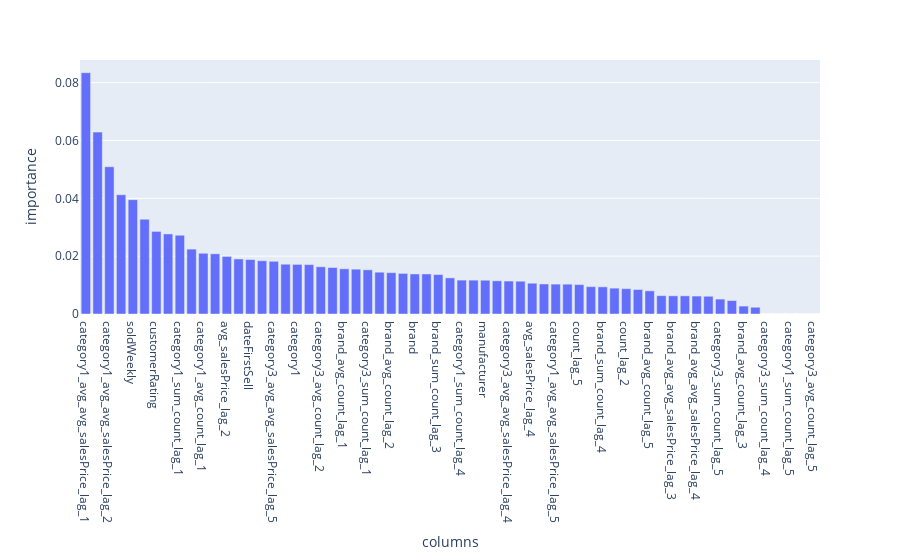

Notebook code for this chart:
### Code cell
import plotly_express as px
columns = X_train.columns
feature_importances = pd.DataFrame({'columns': columns,'importance':model.feature_importances_})
feature_importances = feature_importances.sort_values(by='importance',ascending=False)
px.bar(feature_importances,x='columns',y='importance')

### Figure 1 — Plotly figure (JSON) as saved in the notebook; plotly's stock layout.template omitted (floating-point values rounded to 4 significant figures)
{"data": [{"alignmentgroup": "True", "hovertemplate": "columns=%{x}<br>importance=%{y}<extra></extra>", "legendgroup": "", "marker": {"color": "#636efa"}, "name": "", "offsetgroup": "", "orientation": "v", "showlegend": false, "textposition": "auto", "type": "bar", "x": ["category1_avg_avg_salesPrice_lag_1", "category3_avg_avg_salesPrice_lag_1", "category1_avg_avg_salesPrice_lag_2", "category3", "soldWeekly", "category3_avg_avg_salesPrice_lag_2", "customerRating", "brand_sum_count_lag_1", "category1_sum_count_lag_1", "recentlySold", "category1_avg_count_lag_1", "category1_avg_count_lag_2", "avg_salesPrice_lag_2", "count_lag_1", "dateFirstSell", "category1_sum_count_lag_2", "category3_avg_avg_salesPrice_lag_5", "avg_salesPrice_lag_1", "category1", "category1_avg_count_lag_3", "category3_avg_count_lag_2", "category3_avg_count_lag_1", "brand_avg_count_lag_1", "brand_avg_avg_salesPrice_lag_2", "category3_sum_count_lag_1", "brand_sum_count_lag_5", "brand_avg_count_lag_2", "brand_sum_count_lag_2", "brand", "category1_sum_count_lag_3", "brand_sum_count_lag_3", "category3_avg_avg_salesPrice_lag_3", "category1_sum_count_lag_4", "brand_avg_avg_salesPrice_lag_1", "manufacturer", "category3_sum_count_lag_3", "category3_avg_avg_salesPrice_lag_4", "count_lag_4", "avg_salesPrice_lag_4", "count_lag_3", "category1_avg_avg_salesPrice_lag_5", "category1_avg_avg_salesPrice_lag_4", "count_lag_5", "category3_avg_count_lag_3", "brand_sum_count_lag_4", "brand_avg_avg_salesPrice_lag_5", "count_lag_2", "category3_sum_count_lag_2", "brand_avg_count_lag_5", "avg_salesPrice_lag_3", "brand_avg_avg_salesPrice_lag_3", "brand_avg_count_lag_4", "brand_avg_avg_salesPrice_lag_4", "category1_avg_avg_salesPrice_lag_3", "category3_sum_count_lag_5", "avg_salesPrice_lag_5", "brand_avg_count_lag_3", "category3_avg_count_lag_4", "category3_sum_count_lag_4", "category1_avg_count_lag_4", "category1_sum_count_lag_5", "category1_avg_count_lag_5", "category3_avg_count_lag_5"], "xaxis": "x", "y": [0.08343, 0.06288, 0.05091, 0.04123, 0.03953, 0.03278, 0.02856, 0.02768, 0.02722, 0.02244, 0.02099, 0.02081, 0.0199, 0.01903, 0.01882, 0.01841, 0.01822, 0.01721, 0.01715, 0.01708, 0.01633, 0.01608, 0.01563, 0.0155, 0.01527, 0.01445, 0.01428, 0.01403, 0.01385, 0.01385, 0.01364, 0.01249, 0.01172, 0.01171, 0.01168, 0.01148, 0.01139, 0.01133, 0.01064, 0.01039, 0.01033, 0.01031, 0.01017, 0.009454, 0.009393, 0.008945, 0.008752, 0.008473, 0.00801, 0.006345, 0.006289, 0.006284, 0.006211, 0.006136, 0.005154, 0.004652, 0.00274, 0.002335, 0, 0, 0, 0, 0], "yaxis": "y"}], "layout": {"barmode": "relative", "legend": {"tracegroupgap": 0}, "margin": {"t": 60}, "xaxis": {"anchor": "y", "domain": [0, 1], "title": {"text": "columns"}}, "yaxis": {"anchor": "x", "domain": [0, 1], "title": {"text": "importance"}}}}
